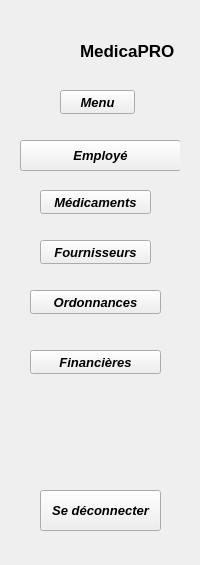
  <widget class="QWidget" name="leftmenu" native="true">
   <property name="geometry">
    <rect>
     <x>0</x>
     <y>0</y>
     <width>200</width>
     <height>565</height>
    </rect>
   </property>
   <property name="minimumSize">
    <size>
     <width>100</width>
     <height>0</height>
    </size>
   </property>
   <property name="maximumSize">
    <size>
     <width>200</width>
     <height>16777215</height>
    </size>
   </property>
   <layout class="QVBoxLayout" name="verticalLayout">
    <item>
     <widget class="QFrame" name="frame_9">
      <property name="frameShape">
       <enum>QFrame::NoFrame</enum>
      </property>
      <layout class="QVBoxLayout" name="verticalLayout_2">
       <item>
        <widget class="QFrame" name="frame_11">
         <property name="frameShape">
          <enum>QFrame::NoFrame</enum>
         </property>
         <widget class="QFrame" name="frame_10">
          <property name="geometry">
           <rect>
            <x>0</x>
            <y>0</y>
            <width>160</width>
            <height>61</height>
           </rect>
          </property>
          <property name="frameShape">
           <enum>QFrame::NoFrame</enum>
          </property>
          <widget class="QLabel" name="logo">
           <property name="geometry">
            <rect>
             <x>0</x>
             <y>10</y>
             <width>51</width>
             <height>41</height>
            </rect>
           </property>
           <property name="text">
            <string/>
           </property>
           <property name="pixmap">
            <pixmap resource="image22.qrc">:/res/image22</pixmap>
           </property>
          </widget>
          <widget class="QLabel" name="label_3">
           <property name="geometry">
            <rect>
             <x>60</x>
             <y>15</y>
             <width>101</width>
             <height>31</height>
            </rect>
           </property>
           <property name="font">
            <font>
             <pointsize>13</pointsize>
             <bold>true</bold>
            </font>
           </property>
           <property name="text">
            <string>MedicaPRO</string>
           </property>
          </widget>
         </widget>
         <widget class="QPushButton" name="pushButton_16">
          <property name="geometry">
           <rect>
            <x>40</x>
            <y>70</y>
            <width>75</width>
            <height>24</height>
           </rect>
          </property>
          <property name="font">
           <font>
            <pointsize>10</pointsize>
            <italic>true</italic>
            <bold>true</bold>
           </font>
          </property>
          <property name="text">
           <string>Menu</string>
          </property>
          <property name="icon">
           <iconset resource="image23.qrc">
            <normaloff>:/res/icone23</normaloff>:/res/icone23</iconset>
          </property>
         </widget>
         <widget class="QPushButton" name="pushButton_17">
          <property name="geometry">
           <rect>
            <x>0</x>
            <y>120</y>
            <width>161</width>
            <height>31</height>
           </rect>
          </property>
          <property name="font">
           <font>
            <pointsize>10</pointsize>
            <italic>true</italic>
            <bold>true</bold>
            <underline>false</underline>
           </font>
          </property>
          <property name="text">
           <string>Employé</string>
          </property>
          <property name="icon">
           <iconset resource="image27.qrc">
            <normaloff>:/res/icone27</normaloff>:/res/icone27</iconset>
          </property>
         </widget>
         <widget class="QPushButton" name="pushButton_18">
          <property name="geometry">
           <rect>
            <x>20</x>
            <y>170</y>
            <width>111</width>
            <height>24</height>
           </rect>
          </property>
          <property name="font">
           <font>
            <pointsize>10</pointsize>
            <italic>true</italic>
            <bold>true</bold>
            <underline>false</underline>
           </font>
          </property>
          <property name="text">
           <string>Médicaments</string>
          </property>
          <property name="icon">
           <iconset resource="image26.qrc">
            <normaloff>:/res/icone26</normaloff>:/res/icone26</iconset>
          </property>
         </widget>
         <widget class="QPushButton" name="pushButton_19">
          <property name="geometry">
           <rect>
            <x>20</x>
            <y>220</y>
            <width>111</width>
            <height>24</height>
           </rect>
          </property>
          <property name="font">
           <font>
            <pointsize>10</pointsize>
            <italic>true</italic>
            <bold>true</bold>
           </font>
          </property>
          <property name="text">
           <string>Fournisseurs</string>
          </property>
          <property name="icon">
           <iconset resource="image25.qrc">
            <normaloff>:/res/icone25</normaloff>:/res/icone25</iconset>
          </property>
         </widget>
         <widget class="QPushButton" name="pushButton_20">
          <property name="geometry">
           <rect>
            <x>10</x>
            <y>270</y>
            <width>131</width>
            <height>24</height>
           </rect>
          </property>
          <property name="font">
           <font>
            <pointsize>10</pointsize>
            <italic>true</italic>
            <bold>true</bold>
           </font>
          </property>
          <property name="text">
           <string>Ordonnances</string>
          </property>
          <property name="icon">
           <iconset resource="image23.qrc">
            <normaloff>:/res/icone23</normaloff>:/res/icone23</iconset>
          </property>
         </widget>
         <widget class="QPushButton" name="pushButton_21">
          <property name="geometry">
           <rect>
            <x>10</x>
            <y>330</y>
            <width>131</width>
            <height>24</height>
           </rect>
          </property>
          <property name="font">
           <font>
            <pointsize>10</pointsize>
            <italic>true</italic>
            <bold>true</bold>
           </font>
          </property>
          <property name="text">
           <string>Financières</string>
          </property>
          <property name="icon">
           <iconset resource="image24.qrc">
            <normaloff>:/res/icone24</normaloff>:/res/icone24</iconset>
          </property>
         </widget>
         <widget class="QPushButton" name="pushButton_22">
          <property name="geometry">
           <rect>
            <x>20</x>
            <y>470</y>
            <width>121</width>
            <height>41</height>
           </rect>
          </property>
          <property name="font">
           <font>
            <pointsize>10</pointsize>
            <italic>true</italic>
            <bold>true</bold>
           </font>
          </property>
          <property name="text">
           <string>Se déconnecter</string>
          </property>
          <property name="icon">
           <iconset resource="image30.qrc">
            <normaloff>:/res/icone30</normaloff>:/res/icone30</iconset>
          </property>
         </widget>
        </widget>
       </item>
      </layout>
     </widget>
    </item>
   </layout>
  </widget>
